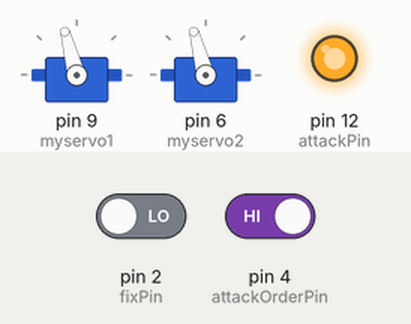
Bench run of a sketch on a simulated Arduino Uno, built with avr-gcc and run on an emulated ATmega328P. Parts: 2 × servo, output pins drawn as LEDs (lit = HIGH). Inputs (shaded band) come from the test bench; at power-on: pin 4 (attackOrderPin) HIGH, pin 2 (fixPin) LOW.

Above: at 2.48 s.
2.5 s: pin 4 (attackOrderPin) driven LOW
At 4.4 s:
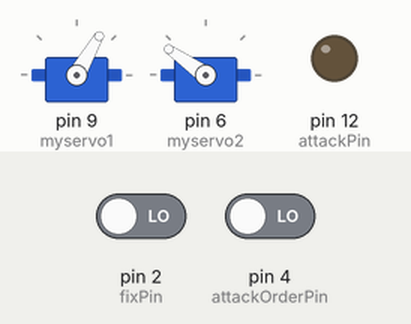
4.7 s: pin 2 (fixPin) driven HIGH
At 5.16 s:
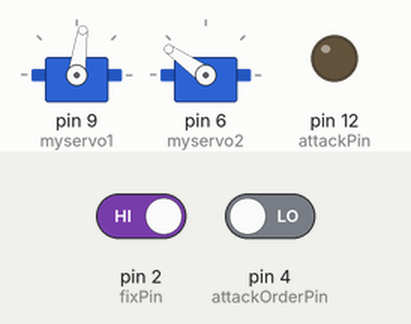
8.2 s: pin 2 (fixPin) driven LOW
At 8.78 s:
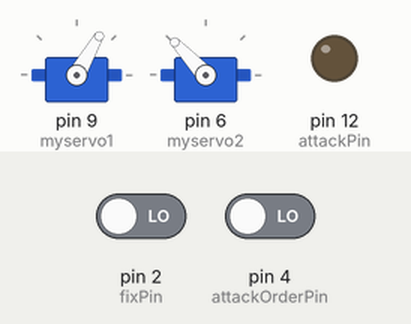
9.8 s: pin 4 (attackOrderPin) driven HIGH
At 10.08 s:
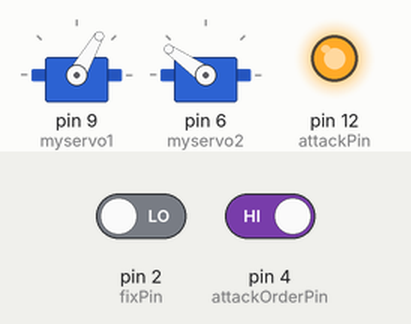
Timing chart, 0 to 14.3 s (numbered marks = the images above; inputs shaded):
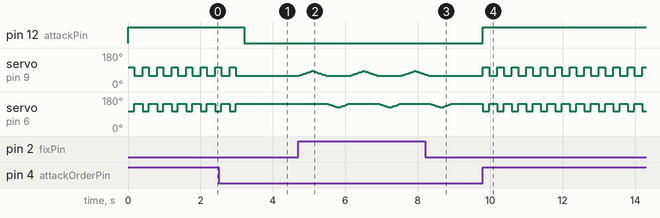

Measured:
- after the input at 2.5 s, pin 12 (attackPin): HIGH → LOW after 0.70 s; servo on pin 9 (myservo1): goes on until 3.0 s, then stays 60°; servo on pin 6 (myservo2): goes on until 3.0 s, then stays 145°
- after the input at 8.2 s, servo on pin 9 (myservo1): goes on until 8.3 s, then stays 60°
- after the input at 9.8 s, pin 12 (attackPin): LOW → HIGH at once; servo on pin 9 (myservo1): alternates 105° for 0.17 s and 60° for 0.23 s, starting at once; servo on pin 6 (myservo2): alternates 145° for 0.23 s and 105° for 0.17 s, starting at once
- by itself, servo on pin 9 (myservo1): alternates 105° for 0.17 s and 60° for 0.23 s
- by itself, servo on pin 6 (myservo2): alternates 145° for 0.23 s and 105° for 0.17 s

The sketch:

Lobster18.ino
```cpp
// two HM-1301W motors
#include <Servo.h>

Servo myservo1;
Servo myservo2;// create servo object to control a servo


#include <Arduino.h>


//int beam = 7;
//int beamState=0;
int attackPin = 12;
int fixPin = 2;


int attackOrderPin = 4;

int attackState = 0;
int fixState = 0;

int pos1 = 0;
int pos2 = 0;


void setup()
{
 //pinMode(beam, INPUT);
 pinMode(attackPin, OUTPUT);
 pinMode(attackOrderPin, INPUT);
 pinMode(fixPin, INPUT);


  myservo1.attach(9);  // attaches the servo on pin 9 to the servo object
  myservo2.attach(6);


}

void loop()
{


attackState = digitalRead(attackOrderPin);
fixState = digitalRead(fixPin);


if(attackState == 0)
   {

    digitalWrite(attackPin,LOW);

    myservo1.write(60);                 // sets the servo position according to the scaled value
    myservo2.write(145);
   }


    if (attackState == 1)
   {

    digitalWrite(attackPin,HIGH); // attack!

    myservo1.write(105);
    myservo2.write(105);


    delay(170);


    myservo1.write(60);                 //
   myservo2.write(145);

    delay(230);


   myservo1.write(105);
    myservo2.write(105);

    delay(170);


    myservo1.write(60);                 //
    myservo2.write(145);
    delay(230);


    digitalWrite(attackPin,LOW);
    attackState = 0;

     }


 if (fixState == 1)

 {
  for (pos1 = 60; pos1 <= 85; pos1 += 1) { // goes from 0 degrees to 180 degrees
    // in steps of 1 degree
    myservo1.write(pos1);              // tell servo to go to position in variable 'pos'
    delay(15);                       // waits 15ms for the servo to reach the position
  }
  for (pos1 = 85; pos1 >= 60; pos1 -= 1) { // goes from 180 degrees to 0 degrees
    myservo1.write(pos1);              // tell servo to go to position in variable 'pos'
    delay(15);                       // waits 15ms for the servo to reach the position
  }


  for (pos2 = 145; pos2 >= 125; pos2 -= 1) { // goes from 180 degrees to 0 degrees
    myservo2.write(pos2);              // tell servo to go to position in variable 'pos'
    delay(15);                       // waits 15ms for the servo to reach the position
  }

  for (pos2 = 125; pos2 <= 145; pos2 += 1) { // goes from 0 degrees to 180 degrees
    // in steps of 1 degree
    myservo2.write(pos2);              // tell servo to go to position in variable 'pos'
    delay(15);                       // waits 15ms for the servo to reach the position
  }


  fixState = 0;
 }


}
```
